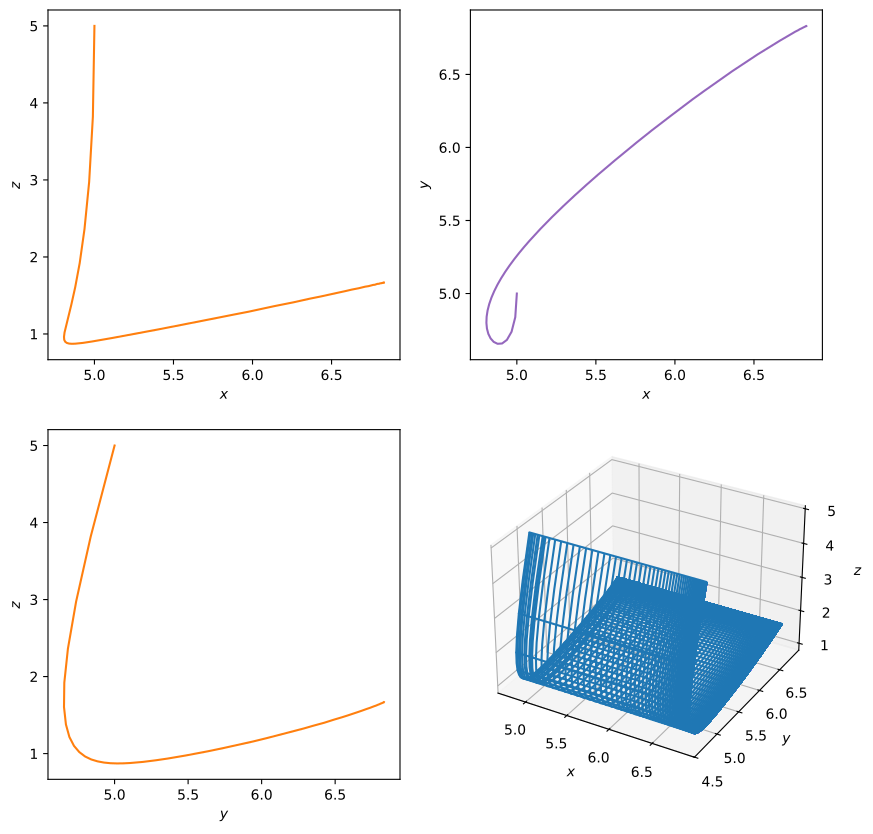

Source code (Python):
import numpy as np
from scipy.integrate import solve_ivp
import matplotlib.pyplot as plt

sigma, r, b = 10, 8/3, 28

system = lambda t, x, y, z : (sigma*(y - x), r*x - y - x*z, x*y - b*z)
system_wrapped = lambda t, z : system(t, *z)

times = np.linspace(0, 12, 1000)

initial_values = [5, 5, 5]

solution = solve_ivp(system_wrapped, (np.min(times), np.max(times)), initial_values, t_eval=times)

fig = plt.figure(figsize=(10, 10))

ax_zx = fig.add_subplot(2, 2, 1)

ax_zx.plot(solution.y[0], solution.y[2], ls="solid", color="tab:orange")

ax_zx.set_xlabel(r"$x$")
ax_zx.set_ylabel(r"$z$")

ax_zy = fig.add_subplot(2, 2, 3)

ax_zy.plot(solution.y[1], solution.y[2], ls="solid", color="tab:orange")

ax_zy.set_xlabel(r"$y$")
ax_zy.set_ylabel(r"$z$")

ax_yx = fig.add_subplot(2, 2, 2)

ax_yx.plot(solution.y[0], solution.y[1], ls="solid", color="tab:purple")

ax_yx.set_xlabel(r"$x$")
ax_yx.set_ylabel(r"$y$")

ax_zxy = fig.add_subplot(2, 2, 4, projection="3d")

X, Y = np.meshgrid(solution.y[0], solution.y[1])
_, Z = np.meshgrid(solution.y[0], solution.y[2])

ax_zxy.plot_wireframe(X, Y, Z, rstride=2, cstride=2, color="tab:blue")

ax_zxy.set_xlabel(r"$x$")
ax_zxy.set_ylabel(r"$y$")
ax_zxy.set_zlabel(r"$z$")

fig.savefig("numerical-methods/diego/day-8/lorenz_system.pdf", bbox_inches="tight")
